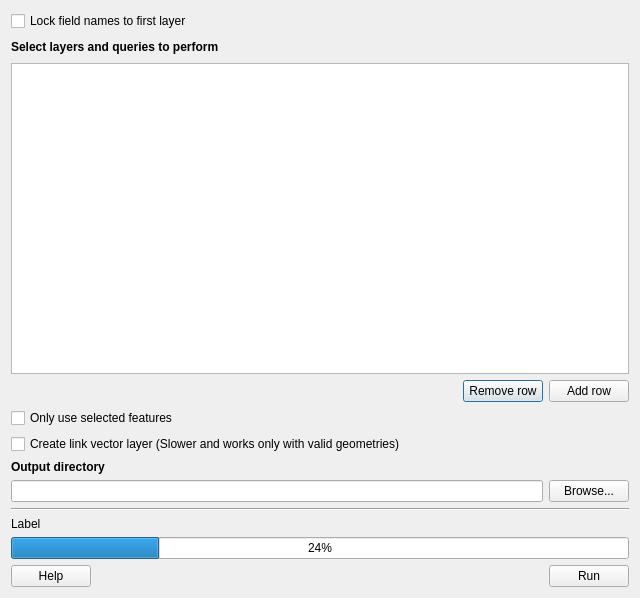
<?xml version="1.0" encoding="UTF-8"?>
<ui version="4.0">
 <class>ConeforDialog</class>
 <widget class="QDialog" name="ConeforDialog">
  <property name="geometry">
   <rect>
    <x>0</x>
    <y>0</y>
    <width>640</width>
    <height>598</height>
   </rect>
  </property>
  <property name="windowTitle">
   <string>Conefor Inputs</string>
  </property>
  <layout class="QVBoxLayout" name="verticalLayout">
   <item>
    <layout class="QHBoxLayout" name="horizontalLayout_7">
     <item>
      <widget class="QCheckBox" name="lock_layers_chb">
       <property name="text">
        <string>Lock field names to first layer</string>
       </property>
      </widget>
     </item>
     <item>
      <spacer name="horizontalSpacer_6">
       <property name="orientation">
        <enum>Qt::Horizontal</enum>
       </property>
       <property name="sizeHint" stdset="0">
        <size>
         <width>40</width>
         <height>20</height>
        </size>
       </property>
      </spacer>
     </item>
    </layout>
   </item>
   <item>
    <layout class="QHBoxLayout" name="horizontalLayout_3">
     <item>
      <widget class="QLabel" name="layers_la">
       <property name="text">
        <string>&lt;html&gt;&lt;head/&gt;&lt;body&gt;&lt;p&gt;&lt;span style=&quot; font-weight:600;&quot;&gt;Select layers and queries to perform&lt;/span&gt;&lt;/p&gt;&lt;/body&gt;&lt;/html&gt;</string>
       </property>
      </widget>
     </item>
     <item>
      <spacer name="horizontalSpacer_3">
       <property name="orientation">
        <enum>Qt::Horizontal</enum>
       </property>
       <property name="sizeHint" stdset="0">
        <size>
         <width>40</width>
         <height>20</height>
        </size>
       </property>
      </spacer>
     </item>
    </layout>
   </item>
   <item>
    <widget class="QTableView" name="tableView">
     <property name="editTriggers">
      <set>QAbstractItemView::AllEditTriggers</set>
     </property>
     <property name="alternatingRowColors">
      <bool>true</bool>
     </property>
     <property name="selectionMode">
      <enum>QAbstractItemView::SingleSelection</enum>
     </property>
     <property name="textElideMode">
      <enum>Qt::ElideRight</enum>
     </property>
     <attribute name="horizontalHeaderDefaultSectionSize">
      <number>102</number>
     </attribute>
     <attribute name="horizontalHeaderStretchLastSection">
      <bool>true</bool>
     </attribute>
     <attribute name="verticalHeaderVisible">
      <bool>false</bool>
     </attribute>
    </widget>
   </item>
   <item>
    <layout class="QHBoxLayout" name="horizontalLayout_4">
     <item>
      <spacer name="horizontalSpacer">
       <property name="orientation">
        <enum>Qt::Horizontal</enum>
       </property>
       <property name="sizeHint" stdset="0">
        <size>
         <width>268</width>
         <height>20</height>
        </size>
       </property>
      </spacer>
     </item>
     <item>
      <widget class="QPushButton" name="remove_row_btn">
       <property name="text">
        <string>Remove row</string>
       </property>
      </widget>
     </item>
     <item>
      <widget class="QPushButton" name="add_row_btn">
       <property name="text">
        <string>Add row</string>
       </property>
      </widget>
     </item>
    </layout>
   </item>
   <item>
    <layout class="QHBoxLayout" name="horizontalLayout_6">
     <item>
      <widget class="QCheckBox" name="use_selected_features_chb">
       <property name="text">
        <string>Only use selected features</string>
       </property>
      </widget>
     </item>
     <item>
      <spacer name="horizontalSpacer_5">
       <property name="orientation">
        <enum>Qt::Horizontal</enum>
       </property>
       <property name="sizeHint" stdset="0">
        <size>
         <width>40</width>
         <height>20</height>
        </size>
       </property>
      </spacer>
     </item>
    </layout>
   </item>
   <item>
    <layout class="QHBoxLayout" name="horizontalLayout">
     <item>
      <widget class="QCheckBox" name="create_distances_files_chb">
       <property name="text">
        <string>Create link vector layer (Slower and works only with valid geometries)</string>
       </property>
      </widget>
     </item>
     <item>
      <spacer name="horizontalSpacer_4">
       <property name="orientation">
        <enum>Qt::Horizontal</enum>
       </property>
       <property name="sizeHint" stdset="0">
        <size>
         <width>40</width>
         <height>20</height>
        </size>
       </property>
      </spacer>
     </item>
    </layout>
   </item>
   <item>
    <widget class="QLabel" name="output_la">
     <property name="text">
      <string>&lt;html&gt;&lt;head/&gt;&lt;body&gt;&lt;p&gt;&lt;span style=&quot; font-weight:600;&quot;&gt;Output directory&lt;/span&gt;&lt;/p&gt;&lt;/body&gt;&lt;/html&gt;</string>
     </property>
     <property name="buddy">
      <cstring>output_dir_le</cstring>
     </property>
    </widget>
   </item>
   <item>
    <layout class="QHBoxLayout" name="horizontalLayout_2">
     <item>
      <widget class="QLineEdit" name="output_dir_le"/>
     </item>
     <item>
      <widget class="QPushButton" name="output_dir_btn">
       <property name="text">
        <string>Browse...</string>
       </property>
      </widget>
     </item>
    </layout>
   </item>
   <item>
    <widget class="Line" name="line">
     <property name="orientation">
      <enum>Qt::Horizontal</enum>
     </property>
    </widget>
   </item>
   <item>
    <widget class="QLabel" name="progress_la">
     <property name="sizePolicy">
      <sizepolicy hsizetype="Expanding" vsizetype="Preferred">
       <horstretch>0</horstretch>
       <verstretch>0</verstretch>
      </sizepolicy>
     </property>
     <property name="text">
      <string>Label</string>
     </property>
    </widget>
   </item>
   <item>
    <widget class="QProgressBar" name="progressBar">
     <property name="value">
      <number>24</number>
     </property>
    </widget>
   </item>
   <item>
    <layout class="QHBoxLayout" name="horizontalLayout_5">
     <item>
      <widget class="QPushButton" name="help_btn">
       <property name="text">
        <string>Help</string>
       </property>
      </widget>
     </item>
     <item>
      <spacer name="horizontalSpacer_2">
       <property name="orientation">
        <enum>Qt::Horizontal</enum>
       </property>
       <property name="sizeHint" stdset="0">
        <size>
         <width>40</width>
         <height>20</height>
        </size>
       </property>
      </spacer>
     </item>
     <item>
      <widget class="QPushButton" name="run_btn">
       <property name="text">
        <string>Run</string>
       </property>
      </widget>
     </item>
    </layout>
   </item>
  </layout>
 </widget>
 <tabstops>
  <tabstop>add_row_btn</tabstop>
  <tabstop>remove_row_btn</tabstop>
  <tabstop>create_distances_files_chb</tabstop>
  <tabstop>output_dir_btn</tabstop>
  <tabstop>output_dir_le</tabstop>
  <tabstop>run_btn</tabstop>
  <tabstop>help_btn</tabstop>
 </tabstops>
 <resources/>
 <connections/>
</ui>
